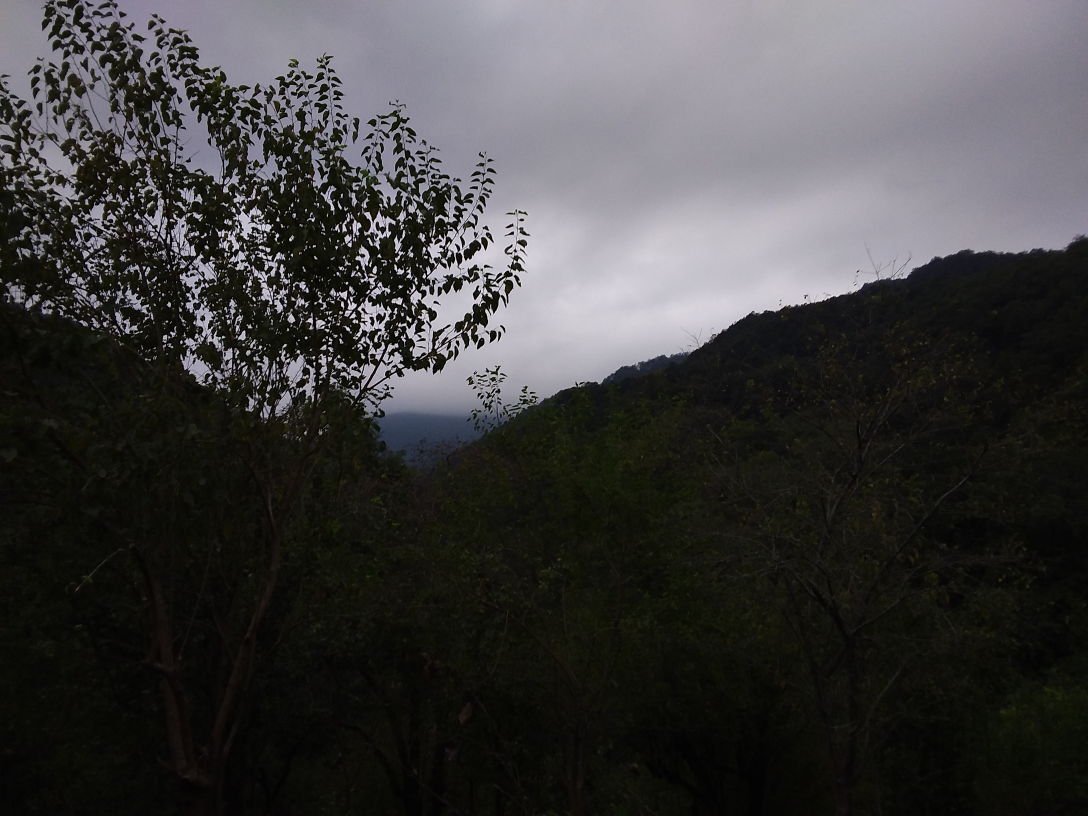
#> input picture hw1/images/Enhance2.jpg, 3264 x 2448 px, found by its file name (shown at 1/3 size)
$ jupyter execute --allow-errors documentation.ipynb
#> lines starting #> are read from the running program, lines starting #| are printed output that depends on the picture; after the words box and inside, x2 and y2 are one past the last pixel; in counts of white or black regions, pixels touching at a corner belong together
## Question 1 ##
### Image enhancement using log transformation and histogram equalization ###
I used two methods for image enhancement in this question.
As one of the goals was to brighten the pixels,
 the first method I came up with was log transformation.
 The reason why I didn't go with linear transformations was that I was
 looking to have more increase in the intensity of darker pixels than the
 brighter ones. Also based on the 14th slide of the 4th lecture, we can see that this happens for
$\alpha > 0$ in log transformations.
<br>
Below is the function for this transformation:

[cell 1]
import cv2
from matplotlib import pyplot as plt
import numpy as np

def logTransformation(image, alpha):
    c = 255 / np.log(1 + alpha * 255)
    result = (c * (np.log(1 + alpha * image))).astype('uint8')
    return result

Which is simply the calculation of $\frac{255 \times log(1 + \alpha x)}{log(1 + 255 \alpha)}$.
Also, I turned it in to an array of type unit8 in case of an overflow.
<br>
I tested this function for $\alpha = 0.01, 0.05, 0.1, 0.15, 0.2, 0.4$

[cell 2]
fig = plt.figure(figsize=(8, 8))
alpha = [0.01, 0.05, 0.1, 0.15, 0.2, 0.4]
#> (the rest of this cell did not finish here and is left out)

It seems that $\alpha = 0.15$ produced convenient result.

#> (a cell that did not finish here is left out)

Next step is to increase the contrast of the image. I did this by equalizing the histogram of it.
I split the image in 3 channels (B, G, R) and treated them individually at first and then merged them in to a single image.
<br>
First, I started by computing the histogram of the channel using np.histogram and then calculated the cumulative sum of it.
I used the formulate stated in the book. We have $L - 1  = 256 - 1 = 255$, also $M$ and $N$ are
. I also made the arrays have uint8 type in case of an overflow.

[cell 4]
import numpy as np
import cv2


def equalizeHistogram(image):
    b, g, r = cv2.split(image)
    height, width, channels = image.shape

    B_hist, _ = np.histogram(image[:, :, 0], bins=256, range=[0, 256])
    G_hist, _ = np.histogram(image[:, :, 1], bins=256, range=[0, 256])
    R_hist, _ = np.histogram(image[:, :, 2], bins=256, range=[0, 256])

    B_cumSum = (np.cumsum(B_hist) * 255 / (height * width)).astype('uint8')
    G_cumSum = (np.cumsum(G_hist) * 255 / (height * width)).astype('uint8')
    R_cumSum = (np.cumsum(R_hist) * 255 / (height * width)).astype('uint8')

    return cv2.merge((B_cumSum[b], G_cumSum[g], R_cumSum[r]))

I tested this on the image and got the result below:

#> (a cell that did not finish here is left out)

Also, by combining histogram equalization method and log transformation with $\alpha = 0.15$, the following result in obtained:

#> (a cell that did not finish here is left out)

#> in logTransformation, `c = 255 / np.log(1 + alpha * 255)`: c = 69.48
plt.imshow(equalizeHistogram(cv2.cvtColor(img2, cv2.COLOR_BGR2RGB)))

## Question 2 ##
### Image enhancement ###
This question requires somehow the same enhancement as the previous question. So I used log transformation for
brightening the darker pixels and the applied histogram equalization to it.
<br>
Again, I tested this function for $\alpha = 0.01, 0.05, 0.1, 0.15, 0.2, 0.4$

[cell 7]
fig = plt.figure(figsize=(8, 8))
alpha = [0.01, 0.05, 0.1, 0.15, 0.2, 0.4]
for i in range(0, 6):
    fig.add_subplot(2, 3, i+1)
    plt.imshow(logTransformation(cv2.cvtColor(cv2.imread("Enhance2.JPG"), cv2.COLOR_BGR2RGB), alpha[i]))
#> call 2 of logTransformation, with alpha = 0.01
#> in logTransformation (call 2), `c = 255 / np.log(1 + alpha * 255)`: c = 201.3
#> in logTransformation (call 2), `result = (c * (np.log(1 + alpha * image))).astype('uint8')`:
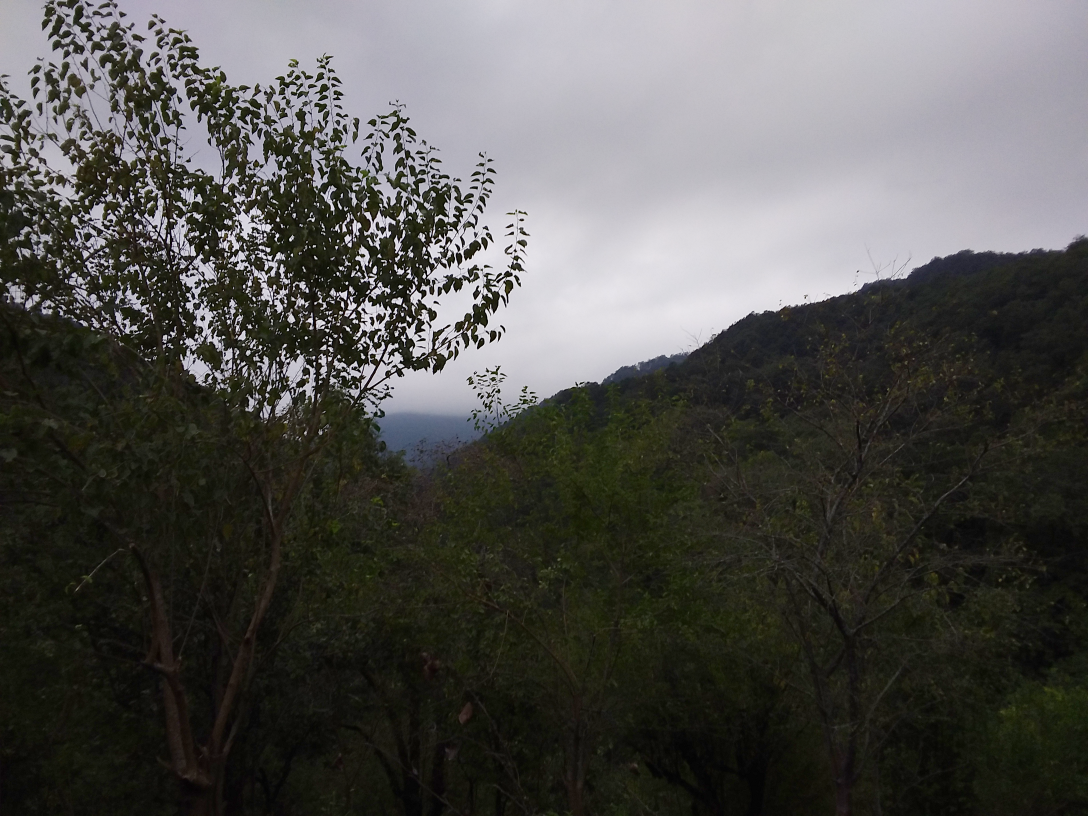
#> result: shape (2448, 3264, 3) (shown at 1/3 size); mean R, G, B 82.2, 81.5, 78.5
plt.show()
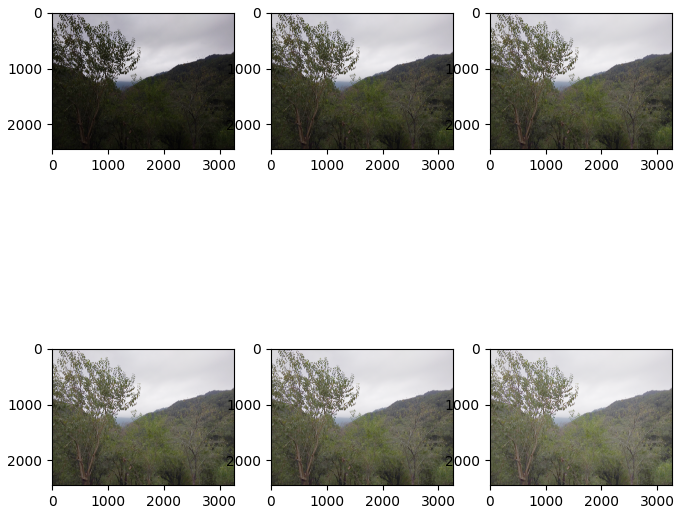
#> figure drawn by matplotlib, 6 panels

I decided to go with $\alpha = 0.05$ and then by equalizing its histogram, I got:

[cell 8]
img2 = logTransformation(cv2.imread("Enhance2.JPG"), 0.05)
plt.imshow(equalizeHistogram(cv2.cvtColor(img2, cv2.COLOR_BGR2RGB)))

However, It can be seen that the equalization changed it drastically, resulting in different colors.
Another approach is applying histogram equalization only on the Hue channel:

[cell 9]
# [10 lines left out: function equalizeOnH, not called in this run]

[cell 10]
img2 = logTransformation(cv2.imread("Enhance2.JPG"), 0.05)
plt.imshow(equalizeHistogram(cv2.cvtColor(img2, cv2.COLOR_BGR2RGB)))

It again changed drastically, so I ended up using only log transformation.

## Question 3 ##
### Images of the Russian Empire: Colorizing the Prokudin photo collection.   (recreate a colored image of 3 gray scale images corresponding to each channel) ###
The process I used for this question is as follows:
<ol>
    <li>Seperate the channels</li>
    <li>Use image pyramid by creating images in different sizes</li>
    <li>For each one, aligne the blue and the red one on the green channel(fixed one) using ssd metric and searching over a (-7, 7) window</li>
    <li>Find the best offset and move channels with it</li>
    <li>Auto crop the edeges using edge detection</li>
    <li>Save it in a more compressed format (jpg)</li>
</ol>

### separating channels ###
I went with a simple method which was just cutting image vertically in to three equal parts: channels B, G, and R.
<br>
 At first, I wanted to crop the white and black margins. I tried two methods 1.cutting %5 from the edges. 2.Cropping the white and then black space around it with four while loops to detect the edges.
   Although these methods worked, I noticed that I still need to auto crop the final result and that they didn't yield in different results from the first simple method.
   ( so I commented them out)

[cell 11]
# [8 lines left out: function separateChannels, not called in this run]

### Aligning images ###
The naive method is to shift one color channel on top of another over a (-7, 7) window and compute the difference between them.
The metric used is the Sum of Squared Differences (SSD) and the goal was to find the best displacement having the minimum amount for ssd.

[cell 12]
# [11 lines left out: function align, not called in this run]

[cell 13]
def calculateSSD(shifted1, shifted2):
    return np.average((shifted1 - shifted2) ** 2)

[cell 14]
# [5 lines left out: function shift, not called in this run]

In order to shift the channels for the corresponding x and y, one way was to use np.roll(b, (x, y), axis=(1, 0)), however this doesn't change the size of an image, instead rolls the indices to the end (beginning) of it.
I realised that cropping the images in a way that they fit together had better results.
<br>
In the code above, I just simplified this for channels c1 and c2:
<br>
 x $\ge$ 0, y $\ge$ 0 $\rightarrow$ c1[y:, x:], c2[:height-y, :width-x] <br>
 x $\ge$ 0, y $\le$ 0 $\rightarrow$ c1[:height+y, x:], c2[-y:, :width-x] <br>
 x $\le$ 0, y $\ge$ 0 $\rightarrow$ c1[y:, :width+x], c2[:height-y, -x:] <br>
 x $\le$ 0, y $\le$ 0 $\rightarrow$ c1[:height+y, :width+x], c2[-y:, -x:] <br>

### Image Pyramid ###
Although this alignment approach works fine with low resolution images, It needs a larger interval of search window and hence more time in higher resolution images.
So, I used image pyramid method. An image pyramid is a collection of an image at different resolutions. It is simply down sampling the image by some factor ( here the powers of 2) and finding the best offset, then go a level up, shift the images by double the amount of that offset; so we know that we are searching in an optimal interval. Continuing by updating the estimate until we reach to the actual image size we are interested in.
 <br>
I started with calculating the depth needed and if we set the minimum width to be $w = 100$ pixels, the depth would be $d = log_2(width / 100)$.
Then by starting from the lowest level, I used cv2.resize to lower the resolution (by reducing it to $\frac{1}{2^{depth}})$ and retrieved the best offset with estimating the alignment.
Next, I calculated the offset for the next level ($\times 2 ^{depth}$) and shift the images to fit and repeat the process.

[cell 15]
# [23 lines left out: function colorize, not called in this run]

[cell 16]
# [5 lines left out: function computeOffset, not called in this run]

### Border Cropping ###
I used the following function to detect where the hue values of a row or a column are close to each other. then i decided to compute the standard deviation and set a limit to it.

[cell 17]
# [19 lines left out: function cropEdges, not called in this run]

## Question 4 ##
### Changing the color of a specific part of an image and blurring the rest###
For changing the flower's color from pink to yellow, I wanted to detect the pink colors, so I converted RGB to HSV.
Then, I look for the H values in flowers. It turned out that they fall in to an interval of 140 <= h <= 165.
Next, I used a mask and a logical and to detect the area and Then applied it to the h channel of the image and set its pixels to have a value of 25, which equivalent to yellow color.

[cell 18]
path = "../images/Flowers.jpg"
img = cv2.imread(path)
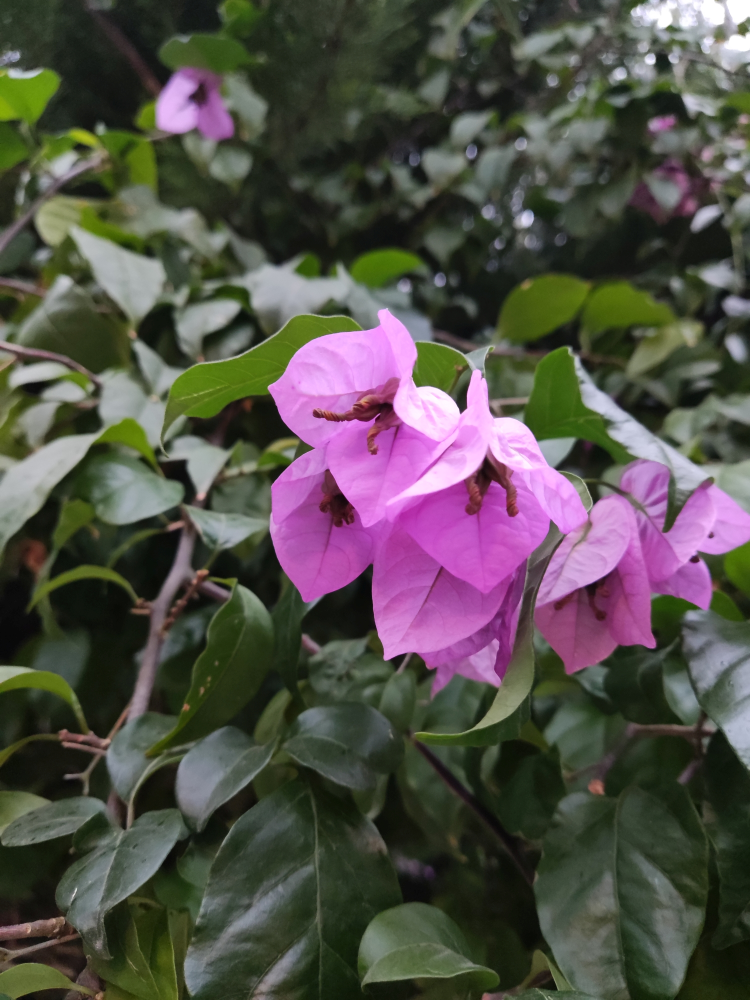
#> input picture hw1/images/Flowers.jpg, 1500 x 2000 px, found by its file name (shown at 1/2 size)
#> img is the input picture: shape (2000, 1500, 3); mean B, G, R 73.7, 79, 83.1
r, g, b = cv2.split(img)
#> r: shape (2000, 1500)
#> g: shape (2000, 1500)
#> b: shape (2000, 1500)

hsv = cv2.cvtColor(img, cv2.COLOR_BGR2HSV)
#> hsv: shape (2000, 1500, 3); mean H, S, V 65.3, 84.9, 91.3

h, s, v = hsv[:, :, 0], hsv[:, :, 1], hsv[:, :, 2]

mask1= np.logical_and(h <= 178, h >= 138, s>=30)
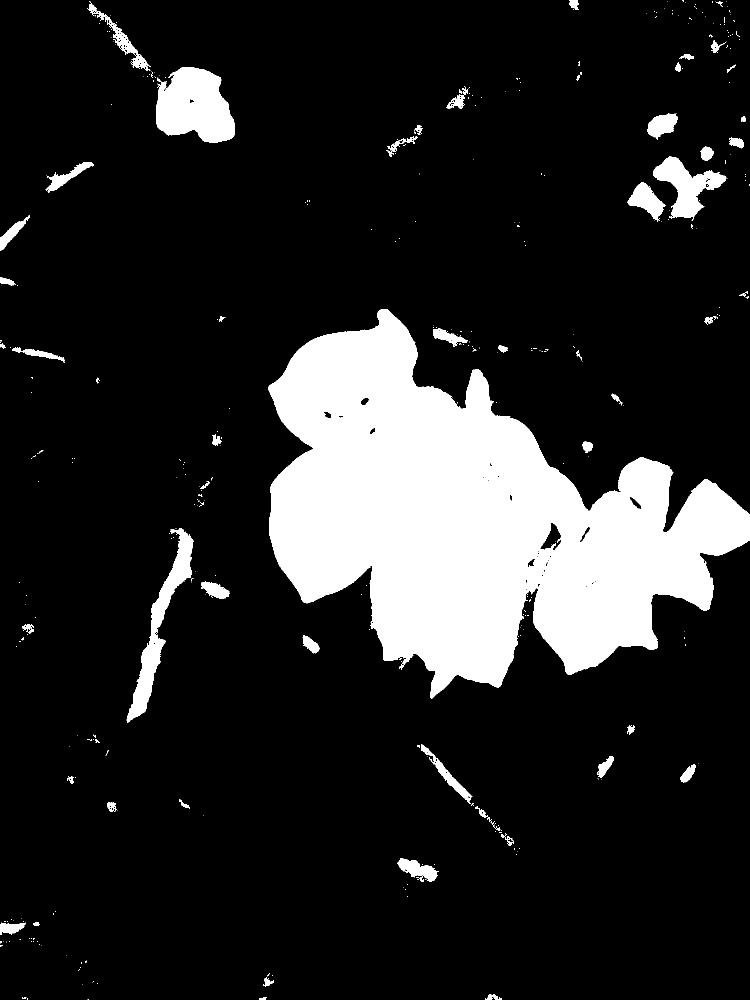
#> mask1: shape (2000, 1500) bool (shown at 1/2 size); 15.2% white; 371 white regions (300 under 20 px), largest, box (x1, y1, x2, y2) and area: (536, 618, 1500, 1398) 391538, (312, 134, 470, 286) 17550, (253, 1056, 387, 1446) 11059
# mask2 = np.logical_and(h >= 165, h <= 175)
# mask = np.logical_or(mask1, mask2)
hsv[mask1, 0] = 25
#> hsv: shape (2000, 1500, 3); mean H, S, V 45.8, 84.9, 91.3
yellowImage = cv2.cvtColor(hsv, cv2.COLOR_HSV2BGR)

For blurring the image, I used cv2.filter2D and as the goal was to keep the flowers un touched, I again used a mask to cover the h interval in which the flowers are.
Eventually, I applied the given mask to all the channels and used np.where to replace the blurred pixel for all the other parts.

[cell 19]
kernel = np.ones((22, 22), np.float32) / 22 ** 2
blurredImage = cv2.filter2D(img, -1, kernel)
blurHsv = cv2.cvtColor(blurredImage, cv2.COLOR_BGR2HSV)
#> blurHsv: shape (2000, 1500, 3); mean H, S, V 65.1, 81.6, 90.9

h, s, v = hsv[:, :, 0], hsv[:, :, 1], hsv[:, :, 2]
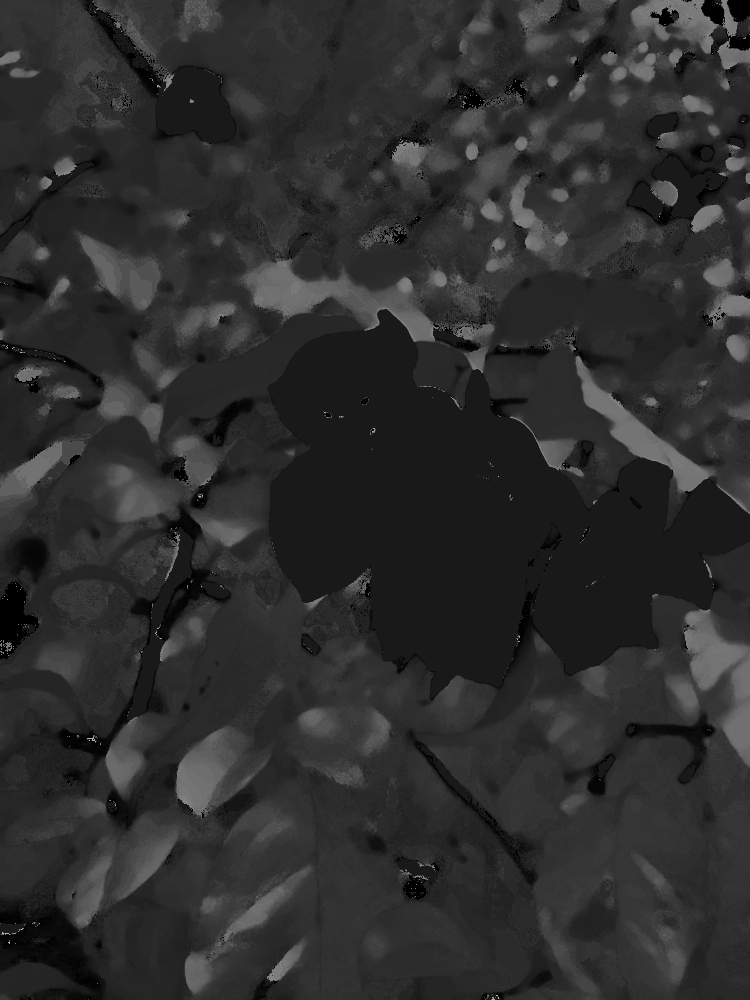
#> h: shape (2000, 1500) (shown at 1/2 size); min 0, max 179, mean 45.8

mask1 = np.logical_and(h <= 26, h >= 24)
#> mask1: shape (2000, 1500) bool; 16.1% white; 2247 white regions (1965 under 20 px), largest, box (x1, y1, x2, y2) and area: (535, 618, 1500, 1398) 391902, (311, 133, 470, 288) 17608, (250, 1056, 390, 1449) 11117
# mask2 = np.logical_and(h >= 165, h <= 175)
# mask3 = np.logical_or(mask1, mask2)
mask = np.dstack((mask1, mask1, mask1))

result = np.where(mask, hsv, blurHsv)
#> result: shape (2000, 1500, 3)
result = cv2.cvtColor(result, cv2.COLOR_HSV2BGR)
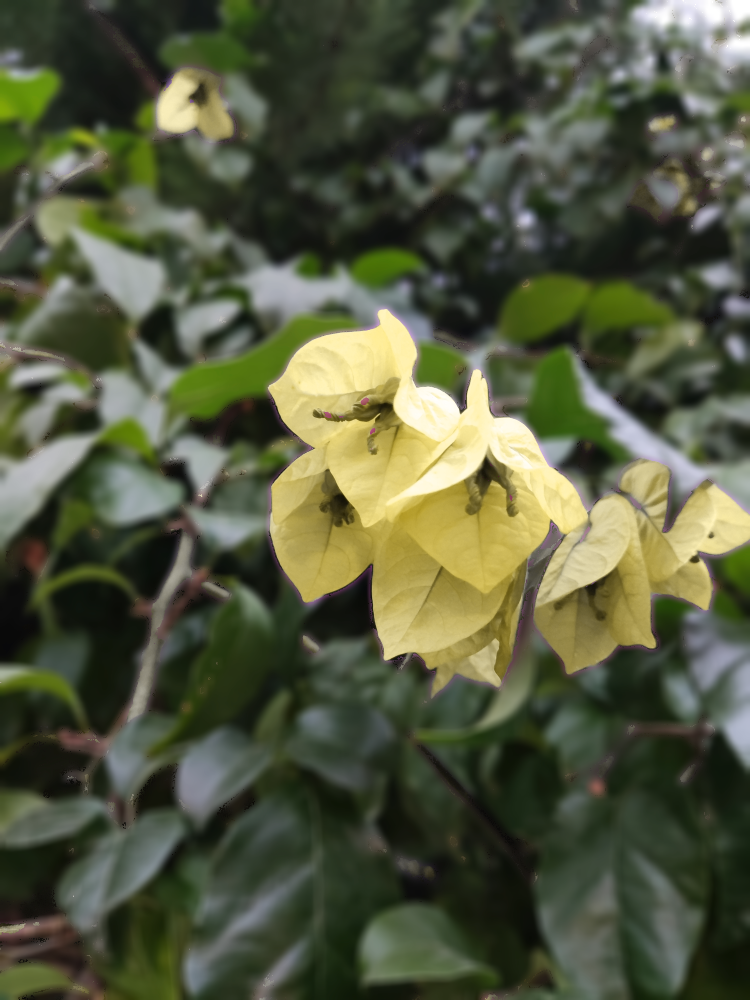
#> result: shape (2000, 1500, 3) (shown at 1/2 size); mean B, G, R 63.3, 88.5, 83.5

cv2.imwrite("res06.jpg", result)
cv2.imshow('image', result)
cv2.waitKey(0)
cv2.destroyAllWindows()
